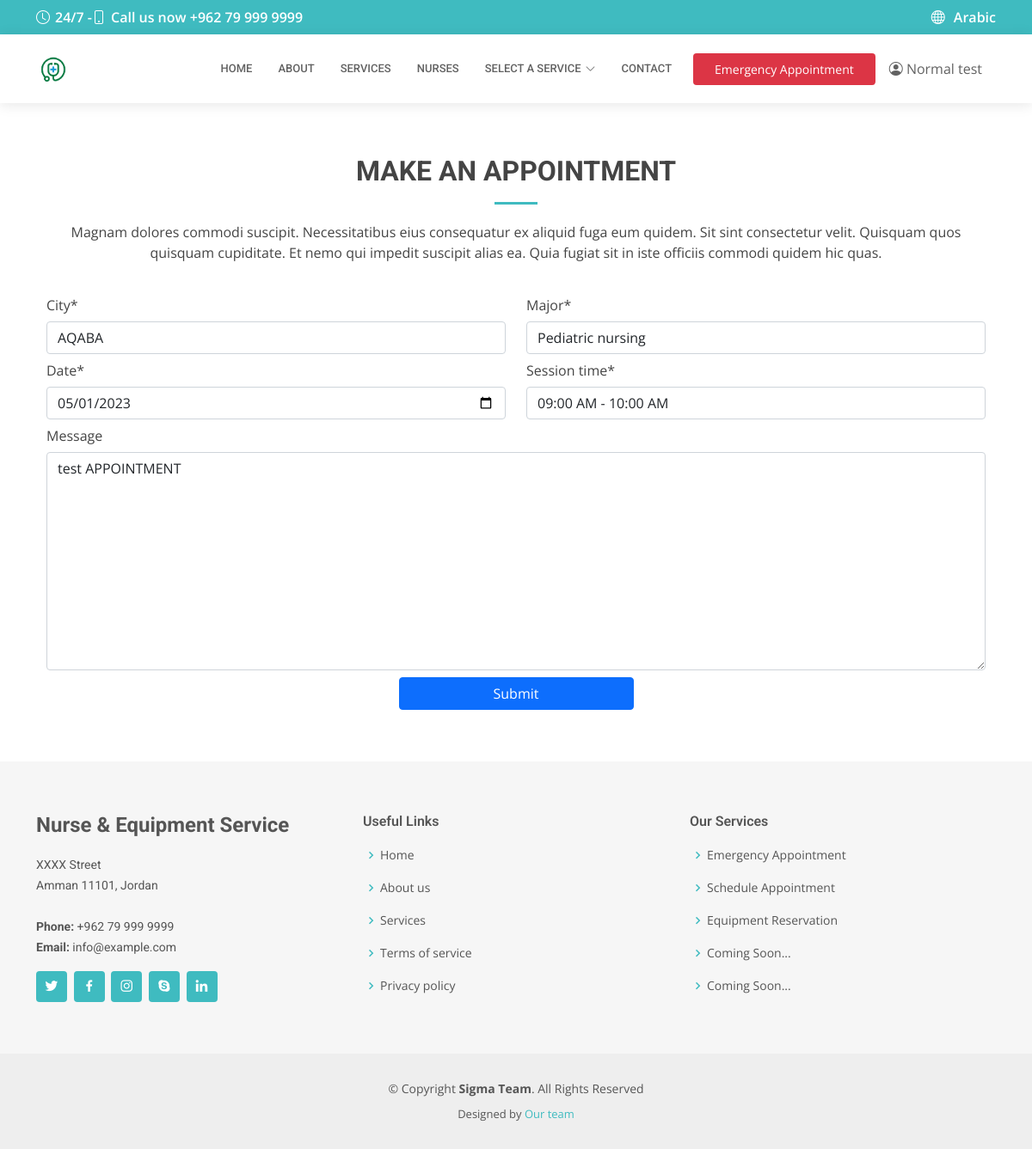
Page /en/user/update/appointment/4 (signed in) on the committed database.
### user/models.py (models this page shows, shortened)
class CustomUser(AbstractUser):
    phone = models.CharField(unique=True, max_length=10, null=True, blank=True, verbose_name=_('Phone'))
    birth_date = models.DateField(null=True, default=timezone.now, verbose_name=_('Birth Date'))
    insurance = models.BooleanField(default=False, verbose_name=_('Do you have health insurance'))
    agreement = models.BooleanField(default=False, verbose_name=_('Terms & conditions'))
    session_number = models.IntegerField(null=True, default=0)

### appointment/models.py (models this page shows, shortened)
class Appointment(models.Model):
    date = models.DateField()
    major = models.CharField(max_length=255, choices=MAJOR, null=True)
    session_time = models.CharField(max_length=255, choices=WORKING_HOURS, null=True)
    message = models.TextField(null=True, blank=True)
    user = models.ForeignKey(CustomUser, on_delete=models.CASCADE, null=True, blank=True)
    doctor = models.ForeignKey(Staff, on_delete=models.CASCADE, null=True, blank=True)
    status = models.CharField(max_length=255, choices=APPOINTMENT_STATUS, null=True, default='AVAILABLE')
    type = models.CharField(max_length=255, choices=APPOINTMENT_TYPE, null=True, default='NORMAL')
    city = models.CharField(max_length=255, choices=CITIES, null=True,)

### appointment/views.py (the view)
# urls.py: path('user/update/appointment/<int:pk>', UserAppointmentUpdateView.as_view(), name='user-update-appointment'),
@method_decorator(login_required, name="dispatch")
class UserAppointmentUpdateView(SuccessMessageMixin, UpdateView):
    template_name = 'partials/appointment/update_appointment.html'
    model = Appointment
    form_class = AppointmentForm
    success_message = _('Your appointment updated successfully.')
    success_url = reverse_lazy('list-user-appointment')

### appointment/forms.py (shortened to what this page needs)
class AppointmentForm(forms.ModelForm):
    class Meta:
        model = Appointment
        fields = ['major', 'date', 'city', 'session_time', 'message']
        widgets = {
            'date': DateInput(),
            'message': forms.widgets.Textarea(attrs={'placeholder': _('Write your notes here (optional)')}),
        }
    def __init__(self, *args, **kwargs):
        super(AppointmentForm, self).__init__(*args, **kwargs)
        self.helper = FormHelper()
        self.helper.form_tag = True
        self.helper.form_class = 'form-horizontal'
        self.helper.layout = Layout(
            Div("city", css_class="col-md-6 input-block"),
            Div("major", css_class="col-md-6 input-block"),
            Div("date", css_class="col-md-6 input-block"),
            Div("session_time", css_class="col-md-6 input-block"),
            Div("message", css_class="col-md-12"),
            Div(ButtonHolder(Submit('submit', _('Submit'), css_class='mt-2 w-25'),
                             css_class='d-flex justify-content-center'), )
        )

### templates/partials/appointment/update_appointment.html (shortened to what this page needs)
{% extends 'inner-page.html' %}
{% load static %}
{% load i18n %}
{% load crispy_forms_tags %}
{% block inner_content %}
    <section id="appointment" class="appointment">
        <div class="container" data-aos="fade-up">
            <div class="section-title">
                <h2>Make an Appointment</h2>
                <p>Magnam dolores commodi suscipit. Necessitatibus eius consequatur ex aliquid fuga eum quidem.
                    Sit sint
                    consectetur velit. Quisquam quos quisquam cupiditate. Et nemo qui impedit suscipit alias ea.
                    Quia
                    fugiat sit in iste officiis commodi quidem hic quas.</p>
            </div>
            <form action="" method="post" role="form" data-aos="fade-up" data-aos-delay="100">
                <div class="row">
                    {% crispy form %}
                </div>
            </form>
        </div>
    </section>
{% endblock %}

### templates/partials/header.html (shortened to what this page needs)
{% load static %}
{% load i18n %}
<header id="header" class="fixed-top">
    <div class="container d-flex align-items-center">
        <a href="{% url 'home' %}" class="logo me-auto"><img src="{% static 'img/logo2.png' %}" alt=""></a>
        <nav id="navbar" class="navbar order-last order-lg-0">
            <ul>
                <li><a class="nav-link scrollto " href="{% url 'home' %}">{% trans 'Home' %}</a></li>
                <li><a class="nav-link scrollto" href="{% url 'about-us' %}">{% trans 'About' %}</a></li>
                <li><a class="nav-link scrollto" href="{% url 'services' %}">{% trans 'Services' %}</a></li>
                <li><a class="nav-link scrollto" href="{% url 'staff-list' %}">{% trans 'Nurses' %}</a></li>
                <li class="dropdown"><a href="#"><span>{% trans 'Select a Service' %}</span> <i
                        class="bi bi-chevron-down"></i></a>
                </li>
                <li><a class="nav-link scrollto" href="{% url 'contact-us' %}">Contact</a></li>
            </ul>
        </nav>
        <a href="{% url 'create-emergency-appointment' %}" class="appointment-btn">Emergency
            Appointment</a>
        <div class="nav-item dropdown no-arrow">
            {% if user.is_authenticated %}
                <a class="nav-link dropdown-toggle" href="#" id="userDropdown" role="button" data-toggle="dropdown"
                   aria-haspopup="true" aria-expanded="false">
                    <i class="bi bi-person-circle text-gray"></i>
                    <span class="mr-2 d-none d-lg-inline text-gray">{{ user.get_full_name }}</span>
                </a>
            {% else %}
                <a href="{% url 'account_login' %}" class="btn btn-secondary login-btn" role="button">Sign in</a>
            {% endif %}
        </div>
    </div>
</header>

### static/css/style.css (style rules this page uses)
body { font-family: "Open Sans", sans-serif; color: #444444; }
a { color: #3fbbc0; text-decoration: none; }
h1, h2, h3, h4, h5, h6 { font-family: "Roboto", sans-serif; }
#header { background: #fff; transition: all 0.5s; z-index: 997; padding: 20px 0; top: 40px; box-shadow: 0px 2px 15px rgba(0, 0, 0, 0.1); }
#header .logo { font-size: 28px; margin: 0; padding: 0; line-height: 1; font-weight: 600; letter-spacing: 0.5px; text-transform: uppercase; }
#header .logo img { max-height: 40px; }
.appointment-btn { margin-left: 25px; background: #dc3545; color: #fff; border-radius: 4px; padding: 8px 25px; white-space: nowrap; transition: 0.3s; font-size: 14px; display: inline-block; }
.navbar { padding: 0; }
.navbar ul { margin: 0; padding: 0; display: flex; list-style: none; align-items: center; }
.navbar li { position: relative; }
.navbar a, .navbar a:focus { display: flex; align-items: center; justify-content: space-between; padding: 10px 0 10px 30px; font-family: "Roboto", sans-serif; font-size: 13px; color: #626262; white-space: nowrap; transition: 0.3s; text-transform: uppercase; font-weight: 500; }
.navbar a i, .navbar a:focus i { font-size: 12px; line-height: 0; margin-left: 5px; }
section { padding: 60px 0; overflow: hidden; }
.section-title { text-align: center; padding-bottom: 30px; }
.section-title h2 { font-size: 32px; font-weight: bold; text-transform: uppercase; margin-bottom: 20px; padding-bottom: 20px; position: relative; }
.section-title h2::after { content: ""; position: absolute; display: block; width: 50px; height: 3px; background: #3fbbc0; bottom: 0; left: calc(50% - 25px); }
.section-title p { margin-bottom: 0; }

### static/css/custom_style.css (style rules this page uses)
.dropdown-toggle { white-space: nowrap; }
.dropdown-toggle::after { display: none; }
.text-gray { color: #626262; }
.custom-select { display: block; width: 100%; padding: 0.375rem 0.75rem; font-size: 1rem; font-weight: 400; line-height: 1.5; color: #212529; background-color: #fff; background-clip: padding-box; border: 1px solid #ced4da; -webkit-appearance: none; -moz-appearance: none; appearance: none; border-radius: 0.25rem; transition: border-color .15s ease-in-out, box-shadow .15s ease-in-out; }
.fixed-top { position: inherit; }

### rows in the picture
CustomUser: get_full_name "Normal test"
Appointment: city "AQABA", major "Pediatric nursing", date "05/01/2023", session_time "09:00 AM - 10:00 AM", message "test APPOINTMENT"
